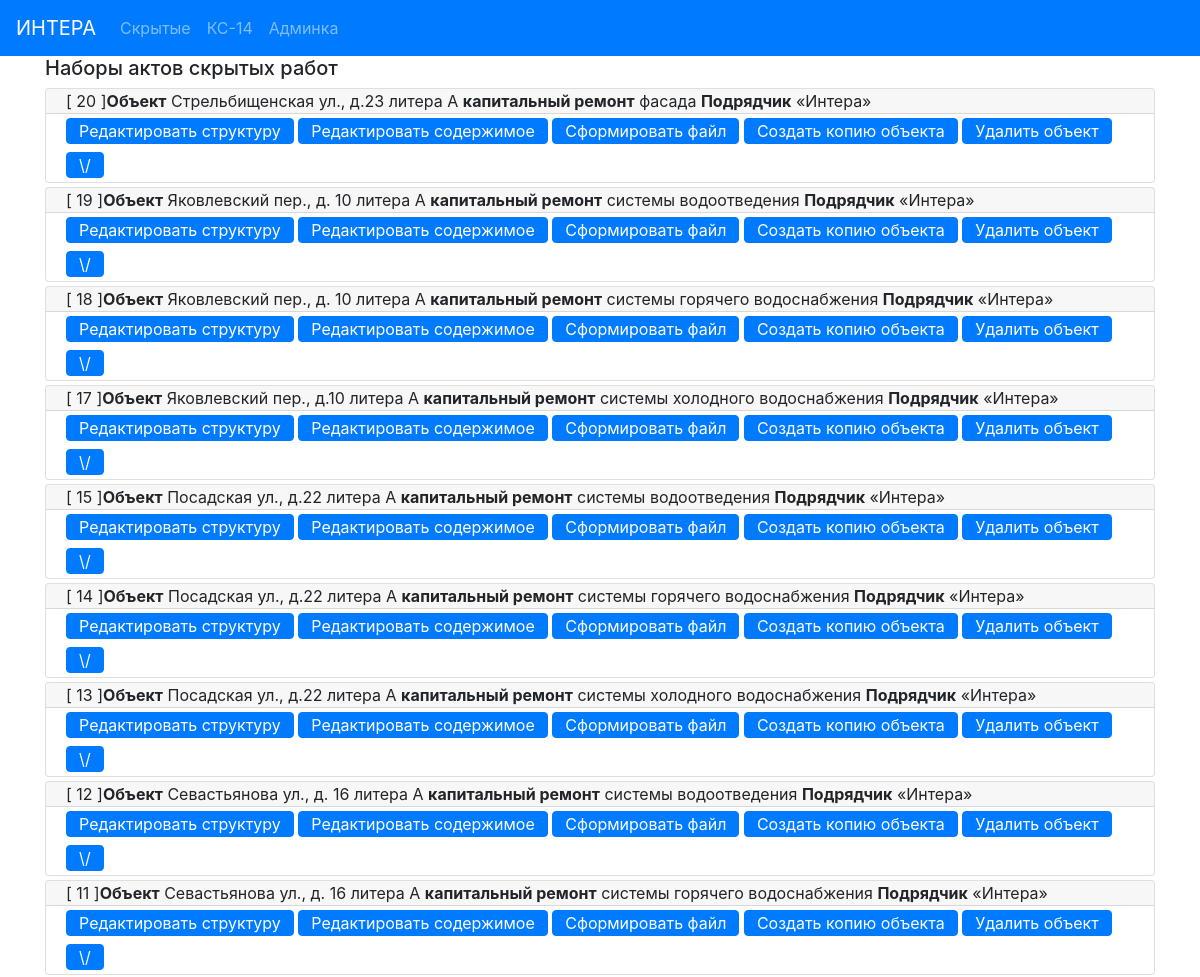
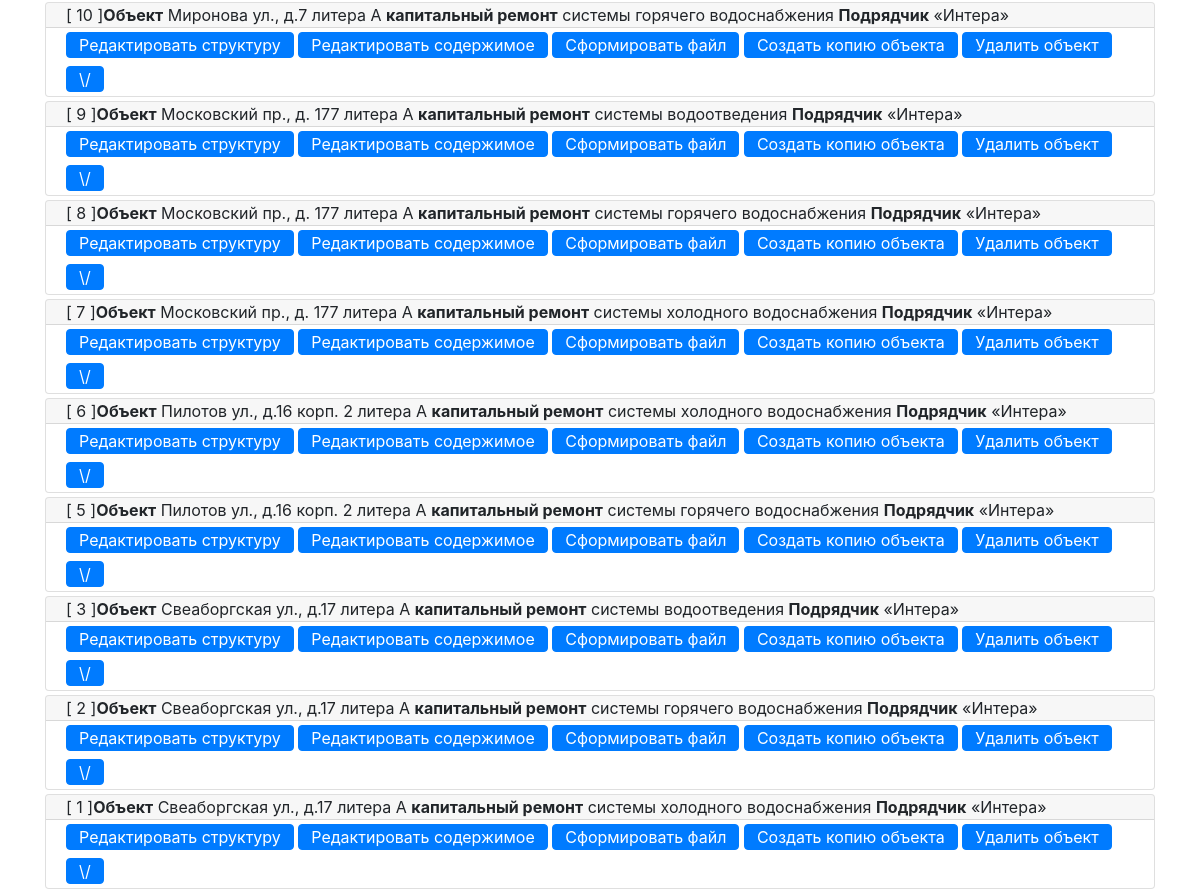
/actbase/, run on the app's committed database (2 pictures, top to bottom).
### hiddenactsbase/models.py (models this page shows, shortened)
class ObjectActs (models.Model):
    address = models.CharField(max_length=100, verbose_name='Адрес', blank=False)
    system_type = models.CharField(max_length=100, verbose_name='тип')
    designer = models.CharField(max_length=200, verbose_name='Проектант')
    contractor = models.CharField(max_length=300, verbose_name='Подрядчик',
                                  default='Общество с ограниченной ответственностью «Интера».')
    contractor_requisite = models.CharField(max_length= 200, verbose_name='Реквизиты подрядчика',
                                    default= 'Свидетельство о государственной регистрации серия 78' +
                                             '№007274277 от  02.09.2009, ОГРН 1097847236783, ' +
                                             'ИНН 7805498649, 198188, г. Санкт-Петербург,' +
                                             ' ул. Возрождения, д.20, литер А, тел. 242-78-10.')
    supervisor_engineer = models.CharField(max_length=100, verbose_name='Технадзор')
    contractor_engineer = models.CharField(max_length=100, verbose_name='Прораб')
    designer_engineer = models.CharField(max_length=100, verbose_name='Проектировщик')
    project_number = models.CharField(max_length=100, verbose_name='Ном. проекта')
    exec_documents = models.CharField(max_length=100, verbose_name='Исполн.')
    supervisor_engineer_decree = models.CharField(max_length=100, verbose_name='Приказ технадзора')
    contractor_engineer_decree = models.CharField(max_length=100, verbose_name='Приказ прораба')
    designer_engineer_decree = models.CharField(max_length=100, verbose_name='Приказ проектировщика')
    acts = models.ManyToManyField('HiddenActIS', blank=True, related_name='object_acts')
    blow_down_act = models.ForeignKey('BlowDownAct', blank=True, null=True, on_delete=models.CASCADE)
    class Meta:
        verbose_name = 'Набор актов объекта '
    def get_absolute_url(self):
        return reverse('object_detail_url', kwargs={'pk': self.pk})
    def get_edit_url(self):
        return reverse('object_edit_url', kwargs={'pk': self.pk})
    def get_short_contractor(self):
        s = re.findall(r"[\"\«\»\']\D+?[\"\«\»\']", self.contractor)
        if len(s) == 0:
            return self.contractor
        else:
            return s[0]

### hiddenactsbase/views.py (the view)
# urls.py: path('', ObjectsList.as_view(), name='objects_list_url'),
class ObjectsList(View):
    @staticmethod
    def get(request):
        objs = ObjectActs.objects.order_by("-id")
        return render(request, 'hiddenactsbase/index.html',
                      context={'objects_acts': objs})

### hiddenactsbase/templates/hiddenactsbase/index.html (shortened to what this page needs)
{% extends 'base.html' %}
{% block mycontent %}
    <div class="container">
        <h5>Наборы актов скрытых работ</h5>
    </div>
    <div class="container">
    {% for obj in objects_acts %}
        <div class="card my-1">
          <div class="card-header py-0 ">
              [ {{ obj.pk }} ]<b>Объект</b> {{ obj.address }} <b>капитальный ремонт</b> {{ obj.system_type }} <b>Подрядчик</b> {{ obj.get_short_contractor }}
          </div>
          <div class="card-body py-0">
            <a href="{{ obj.get_absolute_url }}" class="btn btn-primary  my-1 py-0">Редактировать структуру</a>
            <a href="{{ obj.get_edit_url }}" class="btn btn-primary  my-1 py-0">Редактировать содержимое</a>
            <a href="{% url 'make_word_file' obj.pk %}" class="btn btn-primary my-1 py-0">Сформировать файл</a>
            <a href="{% url 'copy_object' obj.pk %}" class="btn btn-primary  my-1 py-0">Создать копию объекта</a>
            <a href="{% url 'delete_object' obj.pk %}" class="btn btn-primary  my-1 py-0">Удалить объект</a>
            <a class="btn btn-primary my-1 py-0" data-toggle="collapse" href="#collapseExample{{ obj.pk }}" role="button" aria-expanded="false" aria-controls="collapseExample{{ obj.pk }}">
                \/
            </a>
          </div>
        </div>
    {% endfor %}
    </div>
{% endblock %}

### data on the page
ObjectActs: pk "20", address "Стрельбищенская ул., д.23 литера А", system_type "фасада", get_short_contractor "«Интера»"
ObjectActs: pk "19", address "Яковлевский пер., д. 10 литера А", system_type "системы водоотведения", get_short_contractor "«Интера»"
ObjectActs: pk "18", address "Яковлевский пер., д. 10 литера А", system_type "системы горячего водоснабжения", get_short_contractor "«Интера»"
ObjectActs: pk "17", address "Яковлевский пер., д.10 литера А", system_type "системы холодного водоснабжения", get_short_contractor "«Интера»"
ObjectActs: pk "15", address "Посадская ул., д.22 литера А", system_type "системы водоотведения", get_short_contractor "«Интера»"
ObjectActs: pk "14", address "Посадская ул., д.22 литера А", system_type "системы горячего водоснабжения", get_short_contractor "«Интера»"
ObjectActs: pk "13", address "Посадская ул., д.22 литера А", system_type "системы холодного водоснабжения", get_short_contractor "«Интера»"
ObjectActs: pk "12", address "Севастьянова ул., д. 16 литера А", system_type "системы водоотведения", get_short_contractor "«Интера»"
ObjectActs: pk "11", address "Севастьянова ул., д. 16 литера А", system_type "системы горячего водоснабжения", get_short_contractor "«Интера»"
ObjectActs: pk "10", address "Миронова ул., д.7 литера А", system_type "системы горячего водоснабжения", get_short_contractor "«Интера»"
ObjectActs: pk "9", address "Московский пр., д. 177 литера А", system_type "системы водоотведения", get_short_contractor "«Интера»"
ObjectActs: pk "8", address "Московский пр., д. 177 литера А", system_type "системы горячего водоснабжения", get_short_contractor "«Интера»"
ObjectActs: pk "7", address "Московский пр., д. 177 литера А", system_type "системы холодного водоснабжения", get_short_contractor "«Интера»"
ObjectActs: pk "6", address "Пилотов ул., д.16 корп. 2 литера А", system_type "системы холодного водоснабжения", get_short_contractor "«Интера»"
ObjectActs: pk "5", address "Пилотов ул., д.16 корп. 2 литера А", system_type "системы горячего водоснабжения", get_short_contractor "«Интера»"
ObjectActs: pk "3", address "Свеаборгская ул., д.17 литера А", system_type "системы водоотведения", get_short_contractor "«Интера»"
ObjectActs: pk "2", address "Свеаборгская ул., д.17 литера А", system_type "системы горячего водоснабжения", get_short_contractor "«Интера»"
ObjectActs: pk "1", address "Свеаборгская ул., д.17 литера А", system_type "системы холодного водоснабжения", get_short_contractor "«Интера»"
